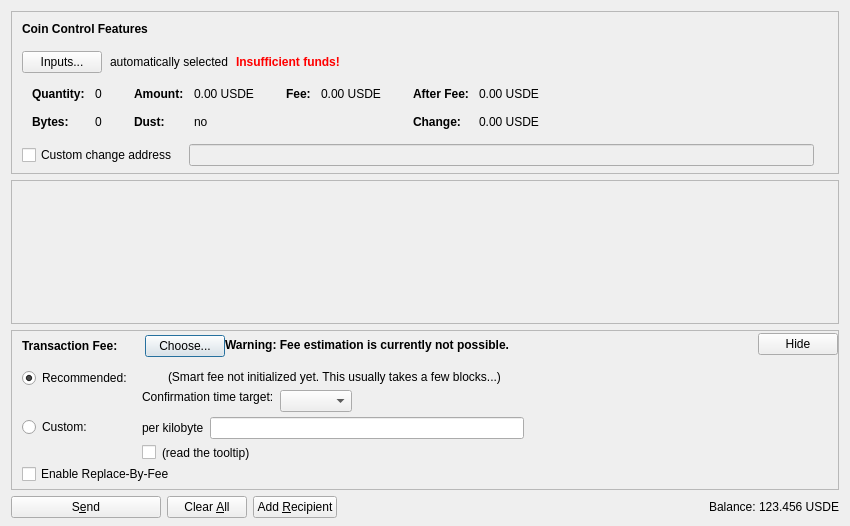
<?xml version="1.0" encoding="UTF-8"?>
<ui version="4.0">
 <class>SendCoinsDialog</class>
 <widget class="QDialog" name="SendCoinsDialog">
  <property name="geometry">
   <rect>
    <x>0</x>
    <y>0</y>
    <width>850</width>
    <height>526</height>
   </rect>
  </property>
  <property name="windowTitle">
   <string>Send Coins</string>
  </property>
  <layout class="QVBoxLayout" name="verticalLayout" stretch="0,1,0,0">
   <property name="bottomMargin">
    <number>8</number>
   </property>
   <item>
    <widget class="QFrame" name="frameCoinControl">
     <property name="sizePolicy">
      <sizepolicy hsizetype="Expanding" vsizetype="Expanding">
       <horstretch>0</horstretch>
       <verstretch>0</verstretch>
      </sizepolicy>
     </property>
     <property name="maximumSize">
      <size>
       <width>16777215</width>
       <height>16777215</height>
      </size>
     </property>
     <property name="frameShape">
      <enum>QFrame::StyledPanel</enum>
     </property>
     <property name="frameShadow">
      <enum>QFrame::Sunken</enum>
     </property>
     <layout class="QVBoxLayout" name="verticalLayoutCoinControl2">
      <property name="spacing">
       <number>0</number>
      </property>
      <property name="leftMargin">
       <number>0</number>
      </property>
      <property name="topMargin">
       <number>0</number>
      </property>
      <property name="rightMargin">
       <number>0</number>
      </property>
      <property name="bottomMargin">
       <number>6</number>
      </property>
      <item>
       <layout class="QVBoxLayout" name="verticalLayoutCoinControl" stretch="0,0,0,0,1">
        <property name="spacing">
         <number>0</number>
        </property>
        <property name="leftMargin">
         <number>10</number>
        </property>
        <property name="topMargin">
         <number>10</number>
        </property>
        <item>
         <layout class="QHBoxLayout" name="horizontalLayoutCoinControl1">
          <property name="bottomMargin">
           <number>15</number>
          </property>
          <item>
           <widget class="QLabel" name="labelCoinControlFeatures">
            <property name="sizePolicy">
             <sizepolicy hsizetype="Preferred" vsizetype="Maximum">
              <horstretch>0</horstretch>
              <verstretch>0</verstretch>
             </sizepolicy>
            </property>
            <property name="font">
             <font>
              <weight>75</weight>
              <bold>true</bold>
             </font>
            </property>
            <property name="styleSheet">
             <string notr="true">font-weight:bold;</string>
            </property>
            <property name="text">
             <string>Coin Control Features</string>
            </property>
           </widget>
          </item>
         </layout>
        </item>
        <item>
         <layout class="QHBoxLayout" name="horizontalLayoutCoinControl2" stretch="0,0,0,0">
          <property name="spacing">
           <number>8</number>
          </property>
          <property name="bottomMargin">
           <number>10</number>
          </property>
          <item>
           <widget class="QPushButton" name="pushButtonCoinControl">
            <property name="styleSheet">
             <string notr="true"/>
            </property>
            <property name="text">
             <string>Inputs...</string>
            </property>
            <property name="autoDefault">
             <bool>false</bool>
            </property>
           </widget>
          </item>
          <item>
           <widget class="QLabel" name="labelCoinControlAutomaticallySelected">
            <property name="text">
             <string>automatically selected</string>
            </property>
            <property name="margin">
             <number>5</number>
            </property>
           </widget>
          </item>
          <item>
           <widget class="QLabel" name="labelCoinControlInsuffFunds">
            <property name="font">
             <font>
              <weight>75</weight>
              <bold>true</bold>
             </font>
            </property>
            <property name="styleSheet">
             <string notr="true">color:red;font-weight:bold;</string>
            </property>
            <property name="text">
             <string>Insufficient funds!</string>
            </property>
            <property name="margin">
             <number>5</number>
            </property>
           </widget>
          </item>
          <item>
           <spacer name="horizontalSpacerCoinControl">
            <property name="orientation">
             <enum>Qt::Horizontal</enum>
            </property>
            <property name="sizeHint" stdset="0">
             <size>
              <width>40</width>
              <height>1</height>
             </size>
            </property>
           </spacer>
          </item>
         </layout>
        </item>
        <item>
         <widget class="QWidget" name="widgetCoinControl" native="true">
          <property name="sizePolicy">
           <sizepolicy hsizetype="Preferred" vsizetype="Preferred">
            <horstretch>0</horstretch>
            <verstretch>0</verstretch>
           </sizepolicy>
          </property>
          <property name="minimumSize">
           <size>
            <width>0</width>
            <height>0</height>
           </size>
          </property>
          <property name="styleSheet">
           <string notr="true"/>
          </property>
          <layout class="QHBoxLayout" name="horizontalLayoutCoinControl5">
           <property name="leftMargin">
            <number>0</number>
           </property>
           <property name="topMargin">
            <number>0</number>
           </property>
           <property name="rightMargin">
            <number>0</number>
           </property>
           <property name="bottomMargin">
            <number>0</number>
           </property>
           <item>
            <layout class="QHBoxLayout" name="horizontalLayoutCoinControl3" stretch="0,0,0,1">
             <property name="spacing">
              <number>20</number>
             </property>
             <property name="topMargin">
              <number>0</number>
             </property>
             <property name="bottomMargin">
              <number>10</number>
             </property>
             <item>
              <layout class="QFormLayout" name="formLayoutCoinControl1">
               <property name="horizontalSpacing">
                <number>10</number>
               </property>
               <property name="verticalSpacing">
                <number>14</number>
               </property>
               <property name="leftMargin">
                <number>10</number>
               </property>
               <property name="topMargin">
                <number>4</number>
               </property>
               <property name="rightMargin">
                <number>6</number>
               </property>
               <item row="0" column="0">
                <widget class="QLabel" name="labelCoinControlQuantityText">
                 <property name="font">
                  <font>
                   <weight>75</weight>
                   <bold>true</bold>
                  </font>
                 </property>
                 <property name="text">
                  <string>Quantity:</string>
                 </property>
                 <property name="margin">
                  <number>0</number>
                 </property>
                </widget>
               </item>
               <item row="0" column="1">
                <widget class="QLabel" name="labelCoinControlQuantity">
                 <property name="cursor">
                  <cursorShape>IBeamCursor</cursorShape>
                 </property>
                 <property name="contextMenuPolicy">
                  <enum>Qt::ActionsContextMenu</enum>
                 </property>
                 <property name="text">
                  <string notr="true">0</string>
                 </property>
                 <property name="margin">
                  <number>0</number>
                 </property>
                 <property name="textInteractionFlags">
                  <set>Qt::LinksAccessibleByMouse|Qt::TextSelectableByKeyboard|Qt::TextSelectableByMouse</set>
                 </property>
                </widget>
               </item>
               <item row="1" column="0">
                <widget class="QLabel" name="labelCoinControlBytesText">
                 <property name="font">
                  <font>
                   <weight>75</weight>
                   <bold>true</bold>
                  </font>
                 </property>
                 <property name="text">
                  <string>Bytes:</string>
                 </property>
                </widget>
               </item>
               <item row="1" column="1">
                <widget class="QLabel" name="labelCoinControlBytes">
                 <property name="cursor">
                  <cursorShape>IBeamCursor</cursorShape>
                 </property>
                 <property name="contextMenuPolicy">
                  <enum>Qt::ActionsContextMenu</enum>
                 </property>
                 <property name="text">
                  <string notr="true">0</string>
                 </property>
                 <property name="textInteractionFlags">
                  <set>Qt::LinksAccessibleByMouse|Qt::TextSelectableByKeyboard|Qt::TextSelectableByMouse</set>
                 </property>
                </widget>
               </item>
              </layout>
             </item>
             <item>
              <layout class="QFormLayout" name="formLayoutCoinControl2">
               <property name="horizontalSpacing">
                <number>10</number>
               </property>
               <property name="verticalSpacing">
                <number>14</number>
               </property>
               <property name="leftMargin">
                <number>6</number>
               </property>
               <property name="topMargin">
                <number>4</number>
               </property>
               <property name="rightMargin">
                <number>6</number>
               </property>
               <item row="0" column="0">
                <widget class="QLabel" name="labelCoinControlAmountText">
                 <property name="font">
                  <font>
                   <weight>75</weight>
                   <bold>true</bold>
                  </font>
                 </property>
                 <property name="text">
                  <string>Amount:</string>
                 </property>
                 <property name="margin">
                  <number>0</number>
                 </property>
                </widget>
               </item>
               <item row="0" column="1">
                <widget class="QLabel" name="labelCoinControlAmount">
                 <property name="cursor">
                  <cursorShape>IBeamCursor</cursorShape>
                 </property>
                 <property name="contextMenuPolicy">
                  <enum>Qt::ActionsContextMenu</enum>
                 </property>
                 <property name="text">
                  <string notr="true">0.00 USDE</string>
                 </property>
                 <property name="textInteractionFlags">
                  <set>Qt::LinksAccessibleByMouse|Qt::TextSelectableByKeyboard|Qt::TextSelectableByMouse</set>
                 </property>
                </widget>
               </item>
               <item row="1" column="0">
                <widget class="QLabel" name="labelCoinControlLowOutputText">
                 <property name="font">
                  <font>
                   <weight>75</weight>
                   <bold>true</bold>
                  </font>
                 </property>
                 <property name="text">
                  <string>Dust:</string>
                 </property>
                </widget>
               </item>
               <item row="1" column="1">
                <widget class="QLabel" name="labelCoinControlLowOutput">
                 <property name="cursor">
                  <cursorShape>IBeamCursor</cursorShape>
                 </property>
                 <property name="contextMenuPolicy">
                  <enum>Qt::ActionsContextMenu</enum>
                 </property>
                 <property name="text">
                  <string notr="true">no</string>
                 </property>
                 <property name="textInteractionFlags">
                  <set>Qt::LinksAccessibleByMouse|Qt::TextSelectableByKeyboard|Qt::TextSelectableByMouse</set>
                 </property>
                </widget>
               </item>
              </layout>
             </item>
             <item>
              <layout class="QFormLayout" name="formLayoutCoinControl3">
               <property name="horizontalSpacing">
                <number>10</number>
               </property>
               <property name="verticalSpacing">
                <number>14</number>
               </property>
               <property name="leftMargin">
                <number>6</number>
               </property>
               <property name="topMargin">
                <number>4</number>
               </property>
               <property name="rightMargin">
                <number>6</number>
               </property>
               <item row="0" column="0">
                <widget class="QLabel" name="labelCoinControlFeeText">
                 <property name="font">
                  <font>
                   <weight>75</weight>
                   <bold>true</bold>
                  </font>
                 </property>
                 <property name="text">
                  <string>Fee:</string>
                 </property>
                 <property name="margin">
                  <number>0</number>
                 </property>
                </widget>
               </item>
               <item row="0" column="1">
                <widget class="QLabel" name="labelCoinControlFee">
                 <property name="cursor">
                  <cursorShape>IBeamCursor</cursorShape>
                 </property>
                 <property name="contextMenuPolicy">
                  <enum>Qt::ActionsContextMenu</enum>
                 </property>
                 <property name="text">
                  <string notr="true">0.00 USDE</string>
                 </property>
                 <property name="textInteractionFlags">
                  <set>Qt::LinksAccessibleByMouse|Qt::TextSelectableByKeyboard|Qt::TextSelectableByMouse</set>
                 </property>
                </widget>
               </item>
              </layout>
             </item>
             <item>
              <layout class="QFormLayout" name="formLayoutCoinControl4">
               <property name="horizontalSpacing">
                <number>10</number>
               </property>
               <property name="verticalSpacing">
                <number>14</number>
               </property>
               <property name="leftMargin">
                <number>6</number>
               </property>
               <property name="topMargin">
                <number>4</number>
               </property>
               <property name="rightMargin">
                <number>6</number>
               </property>
               <item row="0" column="0">
                <widget class="QLabel" name="labelCoinControlAfterFeeText">
                 <property name="font">
                  <font>
                   <weight>75</weight>
                   <bold>true</bold>
                  </font>
                 </property>
                 <property name="text">
                  <string>After Fee:</string>
                 </property>
                 <property name="margin">
                  <number>0</number>
                 </property>
                </widget>
               </item>
               <item row="0" column="1">
                <widget class="QLabel" name="labelCoinControlAfterFee">
                 <property name="cursor">
                  <cursorShape>IBeamCursor</cursorShape>
                 </property>
                 <property name="contextMenuPolicy">
                  <enum>Qt::ActionsContextMenu</enum>
                 </property>
                 <property name="text">
                  <string notr="true">0.00 USDE</string>
                 </property>
                 <property name="textInteractionFlags">
                  <set>Qt::LinksAccessibleByMouse|Qt::TextSelectableByKeyboard|Qt::TextSelectableByMouse</set>
                 </property>
                </widget>
               </item>
               <item row="1" column="0">
                <widget class="QLabel" name="labelCoinControlChangeText">
                 <property name="font">
                  <font>
                   <weight>75</weight>
                   <bold>true</bold>
                  </font>
                 </property>
                 <property name="text">
                  <string>Change:</string>
                 </property>
                </widget>
               </item>
               <item row="1" column="1">
                <widget class="QLabel" name="labelCoinControlChange">
                 <property name="cursor">
                  <cursorShape>IBeamCursor</cursorShape>
                 </property>
                 <property name="contextMenuPolicy">
                  <enum>Qt::ActionsContextMenu</enum>
                 </property>
                 <property name="text">
                  <string notr="true">0.00 USDE</string>
                 </property>
                 <property name="textInteractionFlags">
                  <set>Qt::LinksAccessibleByMouse|Qt::TextSelectableByKeyboard|Qt::TextSelectableByMouse</set>
                 </property>
                </widget>
               </item>
              </layout>
             </item>
            </layout>
           </item>
          </layout>
         </widget>
        </item>
        <item>
         <layout class="QHBoxLayout" name="horizontalLayoutCoinControl4" stretch="0,0,0">
          <property name="spacing">
           <number>12</number>
          </property>
          <property name="sizeConstraint">
           <enum>QLayout::SetDefaultConstraint</enum>
          </property>
          <property name="topMargin">
           <number>5</number>
          </property>
          <property name="rightMargin">
           <number>5</number>
          </property>
          <item>
           <widget class="QCheckBox" name="checkBoxCoinControlChange">
            <property name="toolTip">
             <string>If this is activated, but the change address is empty or invalid, change will be sent to a newly generated address.</string>
            </property>
            <property name="text">
             <string>Custom change address</string>
            </property>
           </widget>
          </item>
          <item>
           <widget class="QValidatedLineEdit" name="lineEditCoinControlChange">
            <property name="enabled">
             <bool>false</bool>
            </property>
            <property name="sizePolicy">
             <sizepolicy hsizetype="Expanding" vsizetype="Fixed">
              <horstretch>0</horstretch>
              <verstretch>0</verstretch>
             </sizepolicy>
            </property>
           </widget>
          </item>
          <item>
           <widget class="QLabel" name="labelCoinControlChangeLabel">
            <property name="sizePolicy">
             <sizepolicy hsizetype="Preferred" vsizetype="Expanding">
              <horstretch>0</horstretch>
              <verstretch>0</verstretch>
             </sizepolicy>
            </property>
            <property name="minimumSize">
             <size>
              <width>0</width>
              <height>0</height>
             </size>
            </property>
            <property name="text">
             <string/>
            </property>
            <property name="margin">
             <number>3</number>
            </property>
           </widget>
          </item>
         </layout>
        </item>
        <item>
         <spacer name="verticalSpacerCoinControl">
          <property name="orientation">
           <enum>Qt::Vertical</enum>
          </property>
          <property name="sizeHint" stdset="0">
           <size>
            <width>800</width>
            <height>1</height>
           </size>
          </property>
         </spacer>
        </item>
       </layout>
      </item>
     </layout>
    </widget>
   </item>
   <item>
    <widget class="QScrollArea" name="scrollArea">
     <property name="widgetResizable">
      <bool>true</bool>
     </property>
     <widget class="QWidget" name="scrollAreaWidgetContents">
      <property name="geometry">
       <rect>
        <x>0</x>
        <y>0</y>
        <width>830</width>
        <height>104</height>
       </rect>
      </property>
      <layout class="QVBoxLayout" name="verticalLayout_2" stretch="0,1">
       <property name="leftMargin">
        <number>0</number>
       </property>
       <property name="topMargin">
        <number>0</number>
       </property>
       <property name="rightMargin">
        <number>0</number>
       </property>
       <property name="bottomMargin">
        <number>0</number>
       </property>
       <item>
        <layout class="QVBoxLayout" name="entries">
         <property name="spacing">
          <number>6</number>
         </property>
        </layout>
       </item>
       <item>
        <spacer name="verticalSpacer">
         <property name="orientation">
          <enum>Qt::Vertical</enum>
         </property>
         <property name="sizeHint" stdset="0">
          <size>
           <width>20</width>
           <height>40</height>
          </size>
         </property>
        </spacer>
       </item>
      </layout>
     </widget>
    </widget>
   </item>
   <item>
    <widget class="QFrame" name="frameFee">
     <property name="sizePolicy">
      <sizepolicy hsizetype="Expanding" vsizetype="Expanding">
       <horstretch>0</horstretch>
       <verstretch>0</verstretch>
      </sizepolicy>
     </property>
     <property name="maximumSize">
      <size>
       <width>16777215</width>
       <height>16777215</height>
      </size>
     </property>
     <property name="frameShape">
      <enum>QFrame::StyledPanel</enum>
     </property>
     <property name="frameShadow">
      <enum>QFrame::Sunken</enum>
     </property>
     <layout class="QVBoxLayout" name="verticalLayoutFee1">
      <property name="spacing">
       <number>0</number>
      </property>
      <property name="leftMargin">
       <number>0</number>
      </property>
      <property name="topMargin">
       <number>0</number>
      </property>
      <property name="rightMargin">
       <number>0</number>
      </property>
      <property name="bottomMargin">
       <number>0</number>
      </property>
      <item>
       <layout class="QVBoxLayout" name="verticalLayoutFee2" stretch="0,0,0">
        <property name="spacing">
         <number>0</number>
        </property>
        <property name="leftMargin">
         <number>10</number>
        </property>
        <property name="topMargin">
         <number>0</number>
        </property>
        <item>
         <layout class="QHBoxLayout" name="horizontalLayoutFee1">
          <property name="bottomMargin">
           <number>0</number>
          </property>
          <item>
           <layout class="QVBoxLayout" name="verticalLayoutFee7">
            <property name="spacing">
             <number>0</number>
            </property>
            <item>
             <spacer name="verticalSpacerSmartFee">
              <property name="orientation">
               <enum>Qt::Vertical</enum>
              </property>
              <property name="sizeType">
               <enum>QSizePolicy::Fixed</enum>
              </property>
              <property name="sizeHint" stdset="0">
               <size>
                <width>1</width>
                <height>4</height>
               </size>
              </property>
             </spacer>
            </item>
            <item>
             <layout class="QHBoxLayout" name="horizontalLayoutSmartFee">
              <property name="spacing">
               <number>10</number>
              </property>
              <item>
               <widget class="QLabel" name="labelFeeHeadline">
                <property name="sizePolicy">
                 <sizepolicy hsizetype="Preferred" vsizetype="Maximum">
                  <horstretch>0</horstretch>
                  <verstretch>0</verstretch>
                 </sizepolicy>
                </property>
                <property name="font">
                 <font>
                  <weight>75</weight>
                  <bold>true</bold>
                 </font>
                </property>
                <property name="styleSheet">
                 <string notr="true">font-weight:bold;</string>
                </property>
                <property name="text">
                 <string>Transaction Fee:</string>
                </property>
               </widget>
              </item>
              <item>
               <widget class="QLabel" name="labelFeeMinimized">
                <property name="text">
                 <string/>
                </property>
               </widget>
              </item>
              <item>
               <widget class="QPushButton" name="buttonChooseFee">
                <property name="text">
                 <string>Choose...</string>
                </property>
               </widget>
              </item>
             </layout>
            </item>
            <item>
             <spacer name="verticalSpacer_5">
              <property name="orientation">
               <enum>Qt::Vertical</enum>
              </property>
              <property name="sizeHint" stdset="0">
               <size>
                <width>1</width>
                <height>1</height>
               </size>
              </property>
             </spacer>
            </item>
           </layout>
          </item>
          <item>
           <widget class="QLabel" name="fallbackFeeWarningLabel">
            <property name="toolTip">
             <string>Using the fallbackfee can result in sending a transaction that will take several hours or days (or never) to confirm. Consider choosing your fee manually or wait until you have validated the complete chain.</string>
            </property>
            <property name="font">
            <font>
                <weight>75</weight>
                <bold>true</bold>
            </font>
            </property>
            <property name="text">
             <string>Warning: Fee estimation is currently not possible.</string>
            </property>
            <property name="wordWrap">
             <bool>false</bool>
            </property>
           </widget>
          </item>
          <item>
           <spacer name="horizontalSpacer_4">
            <property name="orientation">
             <enum>Qt::Horizontal</enum>
            </property>
            <property name="sizeType">
             <enum>QSizePolicy::MinimumExpanding</enum>
            </property>
            <property name="sizeHint" stdset="0">
             <size>
              <width>40</width>
              <height>20</height>
             </size>
            </property>
           </spacer>
          </item>
          <item>
           <widget class="QPushButton" name="buttonMinimizeFee">
            <property name="toolTip">
             <string>collapse fee-settings</string>
            </property>
            <property name="text">
             <string>Hide</string>
            </property>
           </widget>
          </item>
         </layout>
        </item>
        <item>
         <widget class="QFrame" name="frameFeeSelection">
          <layout class="QVBoxLayout" name="verticalLayoutFee12">
           <property name="spacing">
            <number>0</number>
           </property>
           <property name="leftMargin">
            <number>0</number>
           </property>
           <property name="topMargin">
            <number>0</number>
           </property>
           <property name="rightMargin">
            <number>0</number>
           </property>
           <property name="bottomMargin">
            <number>0</number>
           </property>
           <item>
            <layout class="QGridLayout" name="gridLayoutFee">
             <property name="topMargin">
              <number>10</number>
             </property>
             <property name="bottomMargin">
              <number>4</number>
             </property>
             <property name="horizontalSpacing">
              <number>10</number>
             </property>
             <property name="verticalSpacing">
              <number>4</number>
             </property>
             <item row="1" column="1">
              <layout class="QVBoxLayout" name="verticalLayoutFee8">
               <property name="spacing">
                <number>6</number>
               </property>
               <item>
                <layout class="QHBoxLayout" name="horizontalLayoutFee13">
                 <item>
                  <widget class="QLabel" name="labelCustomPerKilobyte">
                   <property name="toolTip">
                    <string>Specify a custom fee per kB (1,000 bytes) of the transaction's virtual size.

Note:  Since the fee is calculated on a per-byte basis, a fee of "100 satoshis per kB" for a transaction size of 500 bytes (half of 1 kB) would ultimately yield a fee of only 50 satoshis.</string>
                   </property>
                   <property name="text">
                    <string>per kilobyte</string>
                   </property>
                  </widget>
                 </item>
                 <item>
                  <widget class="UsdecoinAmountField" name="customFee"/>
                 </item>
                 <item>
                  <spacer name="horizontalSpacer_6">
                   <property name="orientation">
                    <enum>Qt::Horizontal</enum>
                   </property>
                   <property name="sizeHint" stdset="0">
                    <size>
                     <width>1</width>
                     <height>1</height>
                    </size>
                   </property>
                  </spacer>
                 </item>
                </layout>
               </item>
               <item>
                <layout class="QHBoxLayout" name="horizontalLayoutFee8">
                 <item>
                  <widget class="QCheckBox" name="checkBoxMinimumFee">
                   <property name="toolTip">
                    <string>Paying only the minimum fee is just fine as long as there is less transaction volume than space in the blocks. But be aware that this can end up in a never confirming transaction once there is more demand for usdecoin transactions than the network can process.</string>
                   </property>
                   <property name="text">
                    <string/>
                   </property>
                  </widget>
                 </item>
                 <item>
                  <widget class="QLabel" name="labelMinFeeWarning">
                   <property name="enabled">
                    <bool>true</bool>
                   </property>
                   <property name="toolTip">
                    <string>Paying only the minimum fee is just fine as long as there is less transaction volume than space in the blocks. But be aware that this can end up in a never confirming transaction once there is more demand for usdecoin transactions than the network can process.</string>
                   </property>
                   <property name="text">
                    <string>(read the tooltip)</string>
                   </property>
                   <property name="margin">
                    <number>5</number>
                   </property>
                  </widget>
                 </item>
                 <item>
                  <spacer name="horizontalSpacer_2">
                   <property name="orientation">
                    <enum>Qt::Horizontal</enum>
                   </property>
                   <property name="sizeHint" stdset="0">
                    <size>
                     <width>1</width>
                     <height>1</height>
                    </size>
                   </property>
                  </spacer>
                 </item>
                </layout>
               </item>
              </layout>
             </item>
             <item row="0" column="0">
              <layout class="QVBoxLayout" name="verticalLayoutFee4" stretch="0,1">
               <item>
                <widget class="QRadioButton" name="radioSmartFee">
                 <property name="text">
                  <string>Recommended:</string>
                 </property>
                 <property name="checked">
                  <bool>true</bool>
                 </property>
                 <attribute name="buttonGroup">
                  <string notr="true">groupFee</string>
                 </attribute>
                </widget>
               </item>
               <item>
                <spacer name="verticalSpacer_2">
                 <property name="orientation">
                  <enum>Qt::Vertical</enum>
                 </property>
                 <property name="sizeHint" stdset="0">
                  <size>
                   <width>1</width>
                   <height>1</height>
                  </size>
                 </property>
                </spacer>
               </item>
              </layout>
             </item>
             <item row="1" column="0">
              <layout class="QVBoxLayout" name="verticalLayoutFee9" stretch="0,1">
               <item>
                <widget class="QRadioButton" name="radioCustomFee">
                 <property name="text">
                  <string>Custom:</string>
                 </property>
                 <attribute name="buttonGroup">
                  <string notr="true">groupFee</string>
                 </attribute>
                </widget>
               </item>
               <item>
                <spacer name="verticalSpacer_6">
                 <property name="orientation">
                  <enum>Qt::Vertical</enum>
                 </property>
                 <property name="sizeHint" stdset="0">
                  <size>
                   <width>1</width>
                   <height>1</height>
                  </size>
                 </property>
                </spacer>
               </item>
              </layout>
             </item>
             <item row="0" column="1">
              <layout class="QVBoxLayout" name="verticalLayoutFee3" stretch="0,0,1">
               <property name="spacing">
                <number>6</number>
               </property>
               <property name="topMargin">
                <number>2</number>
               </property>
               <item>
                <layout class="QHBoxLayout" name="horizontalLayoutFee12">
                 <item>
                  <widget class="QLabel" name="labelSmartFee">
                   <property name="text">
                    <string/>
                   </property>
                   <property name="margin">
                    <number>2</number>
                   </property>
                  </widget>
                 </item>
                 <item>
                  <widget class="QLabel" name="labelFeeEstimation">
                   <property name="text">
                    <string/>
                   </property>
                  </widget>
                 </item>
                 <item>
                  <widget class="QLabel" name="labelSmartFee2">
                   <property name="text">
                    <string>(Smart fee not initialized yet. This usually takes a few blocks...)</string>
                   </property>
                   <property name="margin">
                    <number>2</number>
                   </property>
                  </widget>
                 </item>
                 <item>
                  <spacer name="horizontalSpacer_5">
                   <property name="orientation">
                    <enum>Qt::Horizontal</enum>
                   </property>
                   <property name="sizeHint" stdset="0">
                    <size>
                     <width>1</width>
                     <height>1</height>
                    </size>
                   </property>
                  </spacer>
                 </item>
                </layout>
               </item>
               <item>
                <layout class="QHBoxLayout" name="horizontalLayoutFee9">
                 <item>
                  <layout class="QVBoxLayout" name="verticalLayoutFee6">
                   <item>
                    <widget class="QLabel" name="labelSmartFee3">
                     <property name="text">
                      <string>Confirmation time target:</string>
                     </property>
                     <property name="margin">
                      <number>2</number>
                     </property>
                    </widget>
                   </item>
                   <item>
                    <spacer name="verticalSpacer_3">
                     <property name="orientation">
                      <enum>Qt::Vertical</enum>
                     </property>
                     <property name="sizeHint" stdset="0">
                      <size>
                       <width>1</width>
                       <height>1</height>
                      </size>
                     </property>
                    </spacer>
                   </item>
                  </layout>
                 </item>
                 <item>
                  <layout class="QVBoxLayout" name="verticalLayoutFee5">
                   <property name="rightMargin">
                    <number>30</number>
                   </property>
                   <item>
                    <layout class="QHBoxLayout" name="horizontalLayoutConfTarget">
                     <property name="bottomMargin">
                      <number>0</number>
                     </property>
                     <item>
                      <widget class="QComboBox" name="confTargetSelector"/>
                     </item>
                     <item>
                      <spacer name="horizontalSpacerConfTarget">
                       <property name="orientation">
                        <enum>Qt::Horizontal</enum>
                       </property>
                       <property name="sizeHint" stdset="0">
                        <size>
                         <width>40</width>
                         <height>20</height>
                        </size>
                       </property>
                      </spacer>
                     </item>
                    </layout>
                   </item>
                  </layout>
                 </item>
                </layout>
               </item>
               <item>
                <spacer name="verticalSpacer_4">
                 <property name="orientation">
                  <enum>Qt::Vertical</enum>
                 </property>
                 <property name="sizeHint" stdset="0">
                  <size>
                   <width>1</width>
                   <height>1</height>
                  </size>
                 </property>
                </spacer>
               </item>
              </layout>
             </item>
            </layout>
           </item>
           <item>
            <widget class="QCheckBox" name="optInRBF">
             <property name="text">
              <string>Enable Replace-By-Fee</string>
             </property>
             <property name="toolTip">
              <string>With Replace-By-Fee (BIP-125) you can increase a transaction's fee after it is sent. Without this, a higher fee may be recommended to compensate for increased transaction delay risk.</string>
             </property>
            </widget>
           </item>
          </layout>
         </widget>
        </item>
        <item>
         <spacer name="verticalSpacerFee">
          <property name="orientation">
           <enum>Qt::Vertical</enum>
          </property>
          <property name="sizeHint" stdset="0">
           <size>
            <width>40</width>
            <height>5</height>
           </size>
          </property>
         </spacer>
        </item>
       </layout>
      </item>
     </layout>
    </widget>
   </item>
   <item>
    <layout class="QHBoxLayout" name="horizontalLayout">
     <item>
      <widget class="QPushButton" name="sendButton">
       <property name="minimumSize">
        <size>
         <width>150</width>
         <height>0</height>
        </size>
       </property>
       <property name="toolTip">
        <string>Confirm the send action</string>
       </property>
       <property name="text">
        <string>S&amp;end</string>
       </property>
       <property name="icon">
        <iconset resource="../usdecoin.qrc">
         <normaloff>:/icons/send</normaloff>:/icons/send</iconset>
       </property>
       <property name="autoDefault">
        <bool>false</bool>
       </property>
       <property name="default">
        <bool>false</bool>
       </property>
      </widget>
     </item>
     <item>
      <widget class="QPushButton" name="clearButton">
       <property name="sizePolicy">
        <sizepolicy hsizetype="Minimum" vsizetype="Fixed">
         <horstretch>0</horstretch>
         <verstretch>0</verstretch>
        </sizepolicy>
       </property>
       <property name="toolTip">
        <string>Clear all fields of the form.</string>
       </property>
       <property name="text">
        <string>Clear &amp;All</string>
       </property>
       <property name="icon">
        <iconset resource="../usdecoin.qrc">
         <normaloff>:/icons/remove</normaloff>:/icons/remove</iconset>
       </property>
       <property name="autoDefault">
        <bool>false</bool>
       </property>
      </widget>
     </item>
     <item>
      <widget class="QPushButton" name="addButton">
       <property name="toolTip">
        <string>Send to multiple recipients at once</string>
       </property>
       <property name="text">
        <string>Add &amp;Recipient</string>
       </property>
       <property name="icon">
        <iconset resource="../usdecoin.qrc">
         <normaloff>:/icons/add</normaloff>:/icons/add</iconset>
       </property>
       <property name="autoDefault">
        <bool>false</bool>
       </property>
      </widget>
     </item>
     <item>
      <spacer name="horizontalSpacer">
       <property name="orientation">
        <enum>Qt::Horizontal</enum>
       </property>
       <property name="sizeHint" stdset="0">
        <size>
         <width>40</width>
         <height>20</height>
        </size>
       </property>
      </spacer>
     </item>
     <item>
      <layout class="QHBoxLayout" name="horizontalLayout_2">
       <property name="spacing">
        <number>3</number>
       </property>
       <item>
        <widget class="QLabel" name="label">
         <property name="sizePolicy">
          <sizepolicy hsizetype="Preferred" vsizetype="Fixed">
           <horstretch>0</horstretch>
           <verstretch>0</verstretch>
          </sizepolicy>
         </property>
         <property name="text">
          <string>Balance:</string>
         </property>
        </widget>
       </item>
       <item>
        <widget class="QLabel" name="labelBalance">
         <property name="sizePolicy">
          <sizepolicy hsizetype="Preferred" vsizetype="Fixed">
           <horstretch>0</horstretch>
           <verstretch>0</verstretch>
          </sizepolicy>
         </property>
         <property name="cursor">
          <cursorShape>IBeamCursor</cursorShape>
         </property>
         <property name="text">
          <string notr="true">123.456 USDE</string>
         </property>
         <property name="textInteractionFlags">
          <set>Qt::LinksAccessibleByMouse|Qt::TextSelectableByKeyboard|Qt::TextSelectableByMouse</set>
         </property>
        </widget>
       </item>
      </layout>
     </item>
    </layout>
   </item>
  </layout>
 </widget>
 <customwidgets>
  <customwidget>
   <class>QValidatedLineEdit</class>
   <extends>QLineEdit</extends>
   <header>qt/qvalidatedlineedit.h</header>
  </customwidget>
  <customwidget>
   <class>UsdecoinAmountField</class>
   <extends>QLineEdit</extends>
   <header>qt/usdecoinamountfield.h</header>
   <container>1</container>
  </customwidget>
 </customwidgets>
 <resources>
  <include location="../usdecoin.qrc"/>
 </resources>
 <connections/>
 <buttongroups>
  <buttongroup name="groupFee"/>
 </buttongroups>
</ui>
